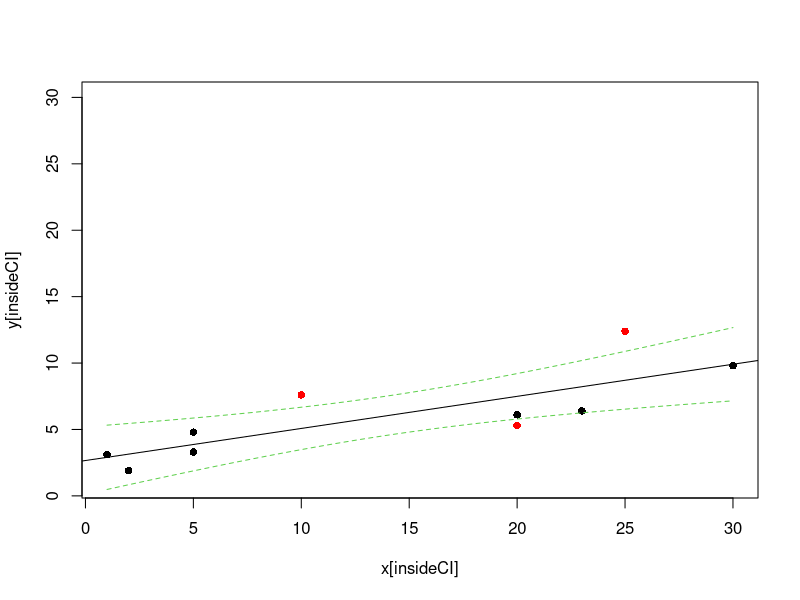

Source code (R): (Note: this script raises an error after producing the figure.)
y<-c(1.9,3.1,3.3,4.8,5.3,6.1,6.4,7.6,9.8,12.4)
# Predictor variable, (Centigrade)
x<-c(2,1,5,5,20,20,23,10,30,25)

## For convenience, the data may be formatted into a dataframe
dat <- as.data.frame(cbind(y,x))

## Fit a linear model for the data and summarize the output from function lm()
dat.lm <- lm(y~x,data=dat)

# Function to plot the linear regression and overlay the confidence intervals
ci.lines<-function(model, conf= .95, interval = "confidence"){
  x <- model[[12]][[2]]
  y <- model[[12]][[1]]
  xm<-mean(x)
  n<-length(x)
  ssx<- sum((x - mean(x))^2)
  # T-distribution with vector of probabilities and df
  st<- qt(1-(1-conf)/2,(n-2))
  # x and y vectors to plot best fit line
  xv<-seq(min(x),max(x),(max(x) - min(x))/100)
  yv<- coef(model)[1]+coef(model)[2]*xv

  se <- switch(interval,
              # First part is residual standard error
               confidence = summary(model)[[6]] * sqrt(1/n+(xv-xm)^2/ssx),
               prediction = summary(model)[[6]] * sqrt(1+1/n+(xv-xm)^2/ssx)
  )

  ci<-st*se
  uyv<-yv+ci
  lyv<-yv-ci
  limits1 <- min(c(x,y))
  limits2 <- max(c(x,y))

  predictions <- predict(model, level = conf, interval = interval)

  # Calculate predictions without R
  lwr = c()
  upr = c()
  predY = c()
  sei = c()
  for (i in 1:n){
    sei[i] = summary(model)[[6]] * sqrt(1/n+(x[i]-xm)^2/ssx)
    predY[i] = coef(model)[1]+coef(model)[2]*x[i]
    lwr[i] = predY[i] - sei[i] *st
    upr[i] = predY[i] + sei[i] *st
  }

  insideCI <- predictions[,'lwr'] < y & y < predictions[,'upr']

  plot(x[insideCI],y[insideCI],
       pch=16,pty="s",xlim=c(limits1,limits2),ylim=c(limits1,limits2))

  abline(model)

  points(x[!insideCI],y[!insideCI], pch = 16, col = 'red')

  # lty = linetype, col = color
  lines(xv,uyv,lty=2,col=3)
  lines(xv,lyv,lty=2,col=3)
}

ci.lines(dat.lm, conf= .95 , interval = "confidence")
ci.lines(severity.lm, conf= .85 , interval = "prediction")
